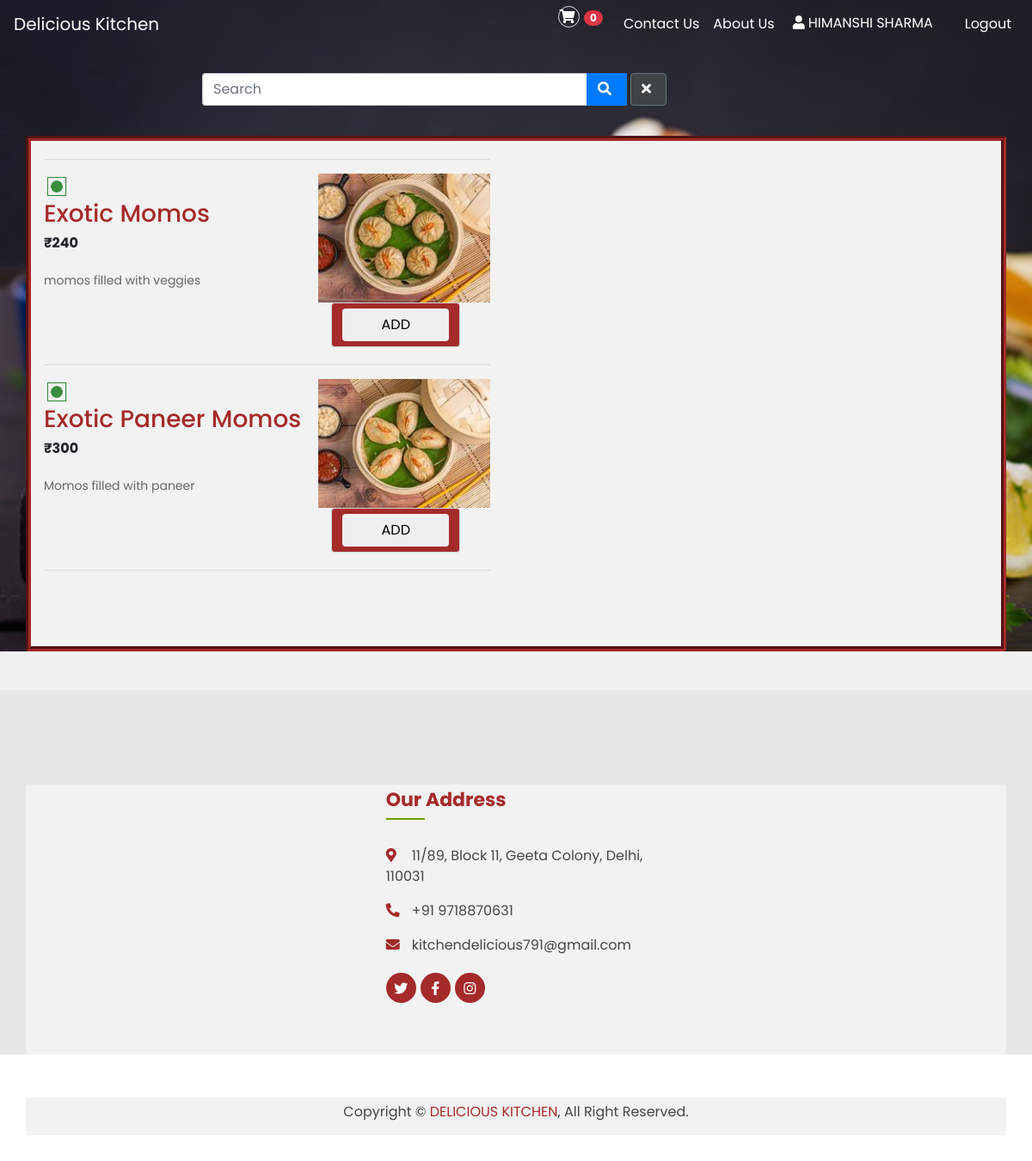
The app's page /menu/ (signed in) with its own data.
### custom_admin/models.py (models this page shows, shortened)
class Menu(models.Model):
    id= models.UUIDField(primary_key=True, default=uuid.uuid4, editable=False)
    item_name= models.CharField(max_length=150)
    item_description=models.TextField()
    item_image=models.ImageField(upload_to="item")
    item_price=models.IntegerField(default=0)
    num_pieces=models.IntegerField(default=0)
    item_type=models.CharField(max_length=150,default='NA')

### menu/views.py (the view)
# urls.py: path('', menu_page , name='menu_page'),
@login_required(login_url='/')
def menu_page(request):
    querySet=Menu.objects.all()
    if request.GET.get('search'):
        item_name=request.GET.get('search')
        querySet= Menu.objects.filter(item_name__icontains=item_name)
    elif request.GET.get('close'):
        return redirect('/menu/')
    queryset = querySet.order_by('-item_type')
    context={'items_display':queryset}
    return render(request,'menu/menu_display.html',context)

### menu/templates/menu/menu_display.html (shortened to what this page needs)
{% extends "menu/base.html"%}
{%  block content %}
<section class="header-main ">
			<div class="container"  style="background:transparent;">
		<div class="row align-items-center" >
			<div class="col-lg-2 col-4">
			</div>
			<div class="col-lg-6 col-sm-12 mt-1">
				<form id="search-form" class="search">
					<div class="input-group w-100">
						<input type="text" id="search-input" name="search" class="form-control" placeholder="Search">
						<div class="input-group-append">
						  <button class="btn btn-primary" type="submit">
							<i class="fa fa-search"></i>
						  </button>
						</div>
                    <button class="btn btn-secondary ml-1" id="close" style="background-color: #3e4444;"
                        onclick="setButtonClick('Close')"> <i class="fa fa-close"></i></button>
					</div>
                   </form>
			</div>
		</div>
			</div>
		</section>
<div class="container cart mb-3" style="
    height: 75vh;
    overflow-y: scroll;
    overflow-x:hidden;
    border: 6px groove brown;
">
<div id="menu_items">
  {% for item in items_display %}
  <hr>
  <div class="menu-item">
    <div class="item-info">
      {% load static %}
      <img src="{% static 'menu/images/icons8-veg-48.png' %}" style="height:30px;">
        <h3 id="item_name_{{item.id}}" style="color:brown;" class="item-name">{{item.item_name}}</h3>
        {% if item.num_pieces > 0 %}
        <div style="display:flex;"><p id="item_price_{{item.id}}" class="item-price">₹{{item.item_price}}</p><p>({{item.num_pieces}} pieces)</p></div>
        {% else %}
        <div style="display:flex;"><p id="item_price_{{item.id}}" class="item-price">₹{{item.item_price}}</p></div>
        {% endif %}
      <p class="item-description">{{item.item_description}}</p>
    </div>
    <div style="display:grid;">
      <div class="item-image" style="width: 100%;">
        <img id="item_image_{{item.id}}" src="/media/{{item.item_image}}" alt="Item Image">
      </div>
      <div class="form-control" id="add_cart_{{item.id}}" style="width: 150px;
  display: grid;
  justify-self: center;
 background: brown;">
        <button type="button" class="btn" onclick="add_to_cart('{{item.id}}')">ADD</button>
      </div>
    </div>
  </div>
  {% endfor %}
  <hr>
</div>
</div>
{% load static %}
{% endblock %}

### menu/templates/menu/base.html (shortened to what this page needs)
<!DOCTYPE html>
<html lang="en">
<head>
    {% load static %}
<link rel="stylesheet" href="https://code.jquery.com/ui/1.13.3/themes/base/jquery-ui.css">
    <link rel="stylesheet" type="text/css" href="{% static 'menu/css/cart.css' %}">
    <link rel="stylesheet" type="text/css" href="{% static 'menu/css/checkout.css' %}">
    <link rel="stylesheet" href="https://cdn.jsdelivr.net/npm/bootstrap@4.0.0/dist/css/bootstrap.min.css">
	<link rel="stylesheet" type="text/css" href="{% static 'menu/css/style.css' %}">
	<link rel="stylesheet" href="https://cdnjs.cloudflare.com/ajax/libs/font-awesome/4.7.0/css/font-awesome.min.css">
        <link href="https://cdnjs.cloudflare.com/ajax/libs/font-awesome/5.10.0/css/all.min.css" rel="stylesheet">
</head>
<body>
<div class="bg" style="background-image:url({% static 'account/images/tortilla-wrap-with-falafel-fresh-salad-vegan-tacos-vegetarian-healthy-food_2829-6193.jpg' %})">
	<header class="section-header">
		<nav class="navbar navbar-expand navbar_custom  justify-content-between;" >
        <a href="/menu/" class="navbar-brand">Delicious Kitchen</a>
        <div class="navbar-nav ml-auto" >
			<div class="widget-header  mr-3">
				<a href="#" class="icon icon-lg rounded-circle border"><i class="fa fa-shopping-cart"></i></a>
				<span id="cartValue" class="badge badge-pill badge-danger notify">0</span>
			</div>
			<a class="nav-item nav-link" href="/menu/contact-us/">Contact Us</a>
			<a class="nav-item nav-link" href="/menu/about-us/">About Us</a>
            <div class="widget-header icontext mr-3">
                <div class="dropdown" >
                  <button class="btn"  type="button" id="dropdownMenuButton"  style=" background:transparent;" data-toggle="dropdown" aria-haspopup="true" aria-expanded="false">
                    <i class="fa fa-user mr-1" style="color:white;"></i><span  style="color:white;text-transform:uppercase;">{{request.user.first_name}}
                            {{request.user.last_name}}</span>
                  </button>
                </div>
			</div>
            {% if request.user.is_authenticated %}
			<a class="nav-item nav-link" href="/menu/logout/">Logout</a>
            {% else %}
            <a class="nav-item nav-link" href="/">Login</a>
            {% endif %}
        </div>
    </nav>
		</header>
		{% block content %}
		{% endblock %}
    </div>
	<div class="footer">
            <div class="container">
                <div class="row d-flex justify-content-center">
                    <div class="col-lg-7">
                        <div class="row d-flex justify-content-center" >
                            <div class="col-md-6" >
                                <div class="footer-contact">
                                    <h2>Our Address</h2>
                                    <p><i class="fa fa-map-marker-alt"></i>11/89, Block 11, Geeta Colony, Delhi, 110031</p>
                                    <p><i class="fa fa-phone-alt"></i>+91 9718870631</p>
                                    <p><i class="fa fa-envelope"></i>kitchendelicious791@gmail.com</p>
                                    <div class="footer-social">
                                        <a href=""><i class="fab fa-twitter"></i></a>
                                        <a href="https://www.facebook.com/SachTechSol/" target="_blank"><i class="fab fa-facebook-f"></i></a>
                                        <a href=""><i class="fab fa-instagram"></i></a>
                                    </div>
                                </div>
                            </div>
                        </div>
                    </div>
                </div>
            </div>
            <div class="copyright">
                <div class="container">
                    <p>Copyright &copy; <a href="/menu/">DELICIOUS KITCHEN</a>, All Right Reserved.</p>
                </div>
            </div>
        </div>
        </body>
</html>

### static/menu/css/cart.css (style rules this page uses)
* { margin: 0; padding: 0; box-sizing: border-box; font-family: 'Poppins',sans-serif; }
.container { max-width: 1200px; margin: 0 auto; }
.cart { display: flex; }
.fa { margin-right: 5px; }
@media screen and (max-width: 1220px) { .container { max-width: 95%; } }
.container { padding: 2px 16px; }
.row { display: -ms-flexbox; display: flex; -ms-flex-wrap: wrap; flex-wrap: wrap; }
.container { background-color: #f2f2f2; padding: 5px 20px 15px 20px; border: 1px solid lightgrey; border-radius: 3px; }
input[type=text] { width: 100%; border: 1px solid #ccc; border-radius: 3px; }

### static/menu/css/checkout.css (style rules this page uses)
* { margin: 0; padding: 0; box-sizing: border-box; font-family: 'Poppins',sans-serif; }
html,body,.wrapper { background: #f7f7f7; }
.container { margin-top: 20px; border: none; }
.btn { border-radius: 1px; }
hr { border-color: #999 -moz-use-text-color -moz-use-text-color; }
hr { margin-bottom: 10px; margin-top: 10px; }
.form-control { border-radius: 1px; }

### static/menu/css/style.css (style rules this page uses)
body { font-family: Arial, sans-serif; margin: 0; padding: 0; background-color: #f0f0f0; }
.menu-item { display: flex; align-items: flex-start; margin-bottom: 20px; }
.item-info { flex: 1; }
.item-name { margin: 0; }
.item-price { margin-top: 5px; font-weight: bold; }
.item-description { margin-top: 5px; color: #666; font-size: 14px; }
.item-image { margin-left: 20px; }
.item-image img { max-width: 200px; height: 150px; }
.navbar_custom { background:transparent; }
.navbar_custom a { color:white; }
span { color:black; }
.footer { position: relative; margin-top: 45px; padding-top: 90px; background: rgba(0, 0, 0, .04); }
.footer .footer-contact, .footer .footer-link, .footer .footer-newsletter { position: relative; margin-bottom: 45px; color: #454545; }
.footer .footer-contact h2, .footer .footer-link h2, .footer .footer-newsletter h2 { position: relative; margin-bottom: 30px; padding-bottom: 10px; font-size: 22px; font-weight: 700; color: brown; }
.footer .footer-contact h2::after, .footer .footer-link h2::after, .footer .footer-newsletter h2::after { position: absolute; content: ""; width: 45px; height: 2px; bottom: 0; left: 0; background: #719a0a; }
.footer .footer-contact p i { width: 25px; color: brown; }
.footer .footer-social { position: relative; margin-top: 20px; display: flex; }
.footer .footer-social a { display: inline-block; margin-right: 5px; width: 35px; height: 35px; display: flex; align-items: center; justify-content: center; background: brown; border-radius: 35px; font-size: 16px; color: #ffffff; }
.footer .footer-social a:last-child { margin: 0; }
.footer .copyright { position: relative; width: 100%; padding: 30px 0; text-align: center; background: #ffffff; }
.footer .copyright p { margin: 0; display: inline-block; color: #454545; }
.footer .copyright p a { color: brown; }
.bg { height:100%; background-position: center; background-repeat: no-repeat; background-size: cover; }

### records on screen
Menu: item_name "Exotic Momos", item_price "240", item_description "momos filled with veggies", item_image (picture)
Menu: item_name "Exotic Paneer Momos", item_price "300", item_description "Momos filled with paneer", item_image (picture)

### other values on screen
{{ request.user.first_name }} "HIMANSHI"
{{ request.user.last_name }} "SHARMA"
